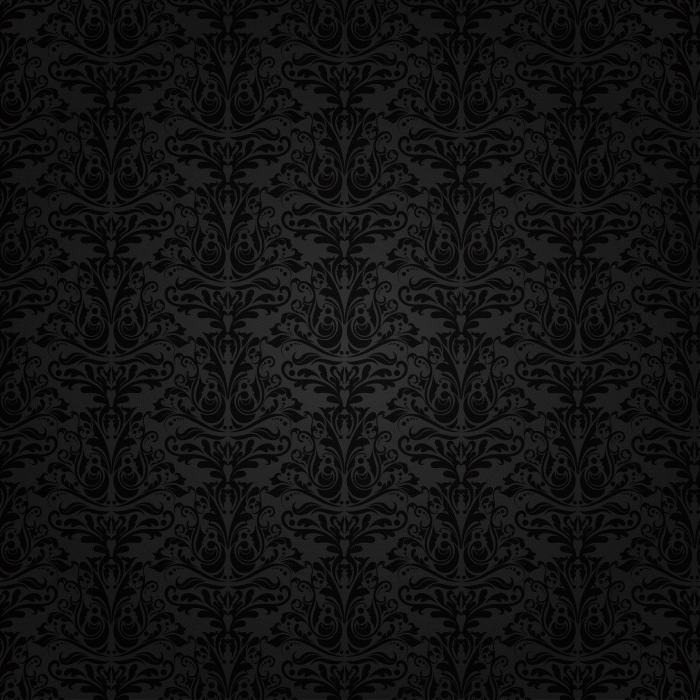
#> input picture 3401/image/dark2.png, 700 x 700 px
$ jupyter execute self_power_grammar.ipynb
#> lines starting #> are read from the running program, lines starting #| are printed output that depends on the picture
[cell 1]
import cv2
import numpy as np
import matplotlib.pyplot as plt

[cell 2]
def showImage(image) :
    cv2.imshow("Image",image)
    cv2.waitKey(0)
    cv2.destroyAllWindows()
    for i in range(5):
        cv2.waitKey(1)

[cell 3]
img = cv2.imread("../image/dark2.png")
#> img is the input picture: shape (700, 700, 3); mean B, G, R 18.4, 18.3, 18.5
showImage(img)
gamma = 0.3
img_new = img.astype(np.float64)
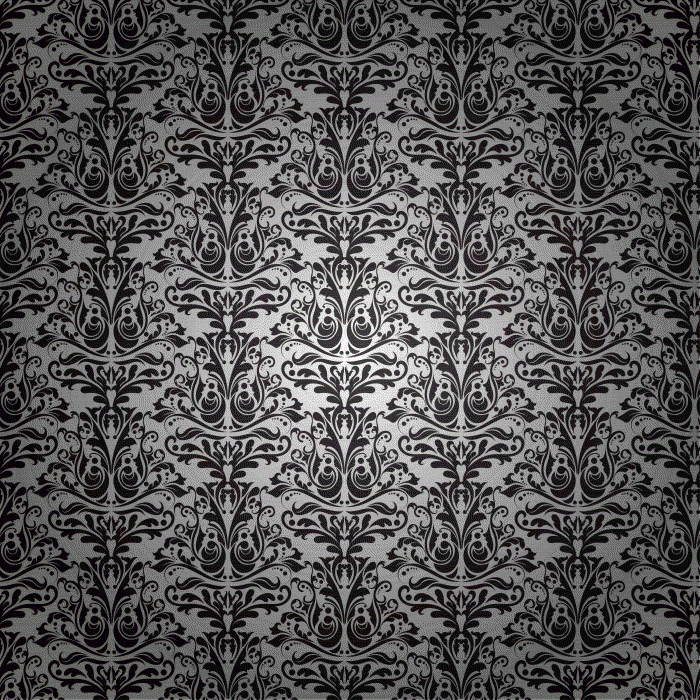
#> img_new: shape (700, 700, 3) float64; mean B, G, R 18.4, 18.3, 18.5; drawn with min black and max white
img_new = (img_new/img_new.max()) ** gamma * 255
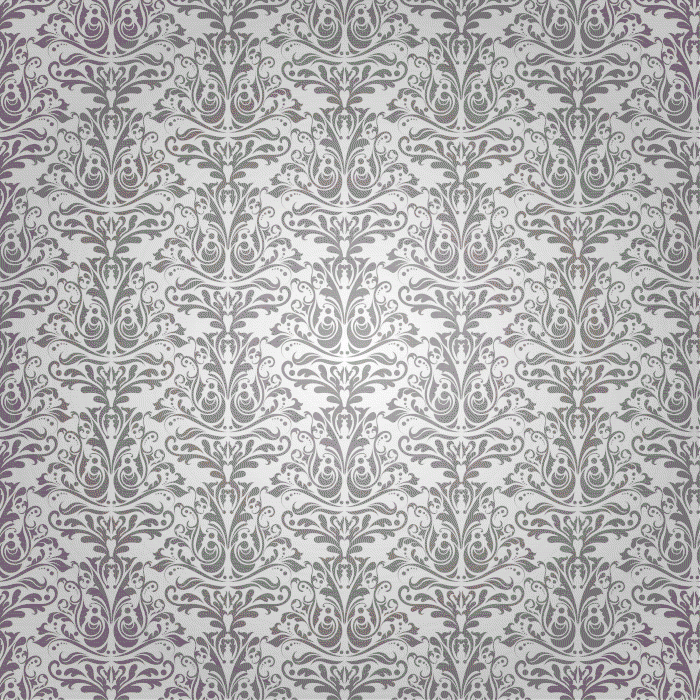
#> img_new: shape (700, 700, 3) float64; mean B, G, R 176.5, 176.1, 177.2
img_new = img_new.astype(np.uint8)
cv2.imwrite("../image/dark2_gamma.png", img_new)
#> Out = True
